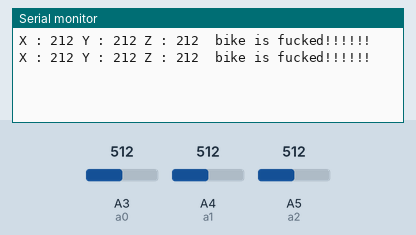
Recording of a sketch running on a simulated Arduino Uno, built with avr-gcc and run on an emulated ATmega328P. Shown: the last lines printed to the serial monitor. Inputs (shaded band) come from the test bench; at power-on: A3 (a0) = 512, A4 (a1) = 512, A5 (a2) = 512.

Above: at 2.8 s.
2.9 s: A3 (a0) set to 353
At 4.8 s:
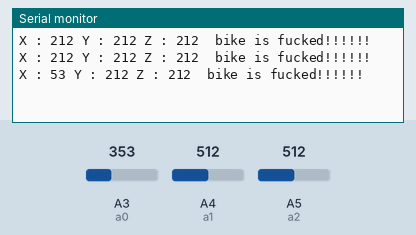
5.6 s: A3 (a0) set to 332
At 6.3 s:
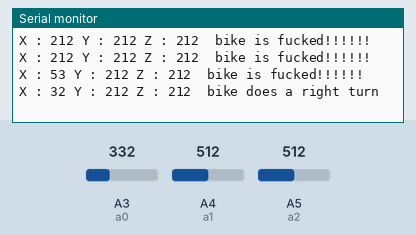

Measured:
- the behaviour switches between 341 and 340 on A3 (a0) (found by bisection; images 1 and 2)
- after the input at 2.9 s, the serial monitor: prints a new line after 1.1 s (image 1)
- after the input at 5.6 s, the serial monitor: prints a new line after 0.40 s (image 2)

The sketch:

accelerometer_3_axys.ino
```cpp
int a0=A3;
int a1=A4;
int a2=A5;
int x,y,z;
void setup() {

  Serial.begin(9600);

  pinMode(a0,INPUT);
  pinMode(a1,INPUT);
  pinMode(a2,INPUT);


}

void loop() {


  x=analogRead(a0)-300;
  Serial.print("X : ");
  Serial.print(x);

  y=analogRead(a1)-300;
  Serial.print(" Y : ");
  Serial.print(y);

  z=analogRead(a2)-300;
  Serial.print(" Z : ");
  Serial.print(z);


   if(x >=5 && x <= 20)
   {
     Serial.println("  bike is straight ");
   }
   else if(x >= -20 && x < 5)
   {
    Serial.println("  bike does a left turn");
   }
   else if(x > 20 && x <= 40)
   {
      Serial.println("  bike does a right turn");
   }
   else if(y >= 307 && y <= 329)
   {
      Serial.println("  bike does wheelie");
   }
   else
   {
    Serial.println("  bike is fucked!!!!!!");
   }

   Serial.println("");
  delay(2000);

}
```
